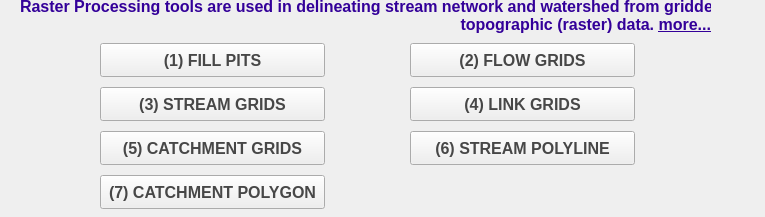
   <widget class="QWidget" name="PIHMgisToolBox_RasterProcessing">
    <property name="geometry">
     <rect>
      <x>0</x>
      <y>0</y>
      <width>765</width>
      <height>217</height>
     </rect>
    </property>
    <attribute name="label">
     <string>PIHMgis Toolset : : Raster Processing</string>
    </attribute>
    <widget class="QPushButton" name="pushButtonRasterProcessingFillPits">
     <property name="geometry">
      <rect>
       <x>100</x>
       <y>43</y>
       <width>225</width>
       <height>34</height>
      </rect>
     </property>
     <property name="palette">
      <palette>
       <active>
        <colorrole role="WindowText">
         <brush brushstyle="SolidPattern">
          <color alpha="255">
           <red>71</red>
           <green>71</green>
           <blue>71</blue>
          </color>
         </brush>
        </colorrole>
        <colorrole role="Text">
         <brush brushstyle="SolidPattern">
          <color alpha="255">
           <red>71</red>
           <green>71</green>
           <blue>71</blue>
          </color>
         </brush>
        </colorrole>
        <colorrole role="ButtonText">
         <brush brushstyle="SolidPattern">
          <color alpha="255">
           <red>71</red>
           <green>71</green>
           <blue>71</blue>
          </color>
         </brush>
        </colorrole>
       </active>
       <inactive>
        <colorrole role="WindowText">
         <brush brushstyle="SolidPattern">
          <color alpha="255">
           <red>71</red>
           <green>71</green>
           <blue>71</blue>
          </color>
         </brush>
        </colorrole>
        <colorrole role="Text">
         <brush brushstyle="SolidPattern">
          <color alpha="255">
           <red>71</red>
           <green>71</green>
           <blue>71</blue>
          </color>
         </brush>
        </colorrole>
        <colorrole role="ButtonText">
         <brush brushstyle="SolidPattern">
          <color alpha="255">
           <red>71</red>
           <green>71</green>
           <blue>71</blue>
          </color>
         </brush>
        </colorrole>
       </inactive>
       <disabled>
        <colorrole role="WindowText">
         <brush brushstyle="SolidPattern">
          <color alpha="255">
           <red>71</red>
           <green>71</green>
           <blue>71</blue>
          </color>
         </brush>
        </colorrole>
        <colorrole role="Text">
         <brush brushstyle="SolidPattern">
          <color alpha="255">
           <red>71</red>
           <green>71</green>
           <blue>71</blue>
          </color>
         </brush>
        </colorrole>
        <colorrole role="ButtonText">
         <brush brushstyle="SolidPattern">
          <color alpha="255">
           <red>71</red>
           <green>71</green>
           <blue>71</blue>
          </color>
         </brush>
        </colorrole>
       </disabled>
      </palette>
     </property>
     <property name="font">
      <font>
       <family>Lucida Grande</family>
       <pointsize>12</pointsize>
       <weight>75</weight>
       <bold>true</bold>
      </font>
     </property>
     <property name="styleSheet">
      <string notr="true">color: rgb(255, 51, 0);
color: rgb(71, 71, 71);</string>
     </property>
     <property name="locale">
      <locale language="English" country="UnitedStates"/>
     </property>
     <property name="text">
      <string>(1) FILL PITS</string>
     </property>
     <property name="autoDefault">
      <bool>false</bool>
     </property>
     <property name="default">
      <bool>false</bool>
     </property>
     <property name="flat">
      <bool>false</bool>
     </property>
    </widget>
    <widget class="QPushButton" name="pushButtonRasterProcessingFlowGrids">
     <property name="geometry">
      <rect>
       <x>410</x>
       <y>43</y>
       <width>225</width>
       <height>34</height>
      </rect>
     </property>
     <property name="palette">
      <palette>
       <active>
        <colorrole role="WindowText">
         <brush brushstyle="SolidPattern">
          <color alpha="255">
           <red>71</red>
           <green>71</green>
           <blue>71</blue>
          </color>
         </brush>
        </colorrole>
        <colorrole role="Text">
         <brush brushstyle="SolidPattern">
          <color alpha="255">
           <red>71</red>
           <green>71</green>
           <blue>71</blue>
          </color>
         </brush>
        </colorrole>
        <colorrole role="ButtonText">
         <brush brushstyle="SolidPattern">
          <color alpha="255">
           <red>71</red>
           <green>71</green>
           <blue>71</blue>
          </color>
         </brush>
        </colorrole>
       </active>
       <inactive>
        <colorrole role="WindowText">
         <brush brushstyle="SolidPattern">
          <color alpha="255">
           <red>71</red>
           <green>71</green>
           <blue>71</blue>
          </color>
         </brush>
        </colorrole>
        <colorrole role="Text">
         <brush brushstyle="SolidPattern">
          <color alpha="255">
           <red>71</red>
           <green>71</green>
           <blue>71</blue>
          </color>
         </brush>
        </colorrole>
        <colorrole role="ButtonText">
         <brush brushstyle="SolidPattern">
          <color alpha="255">
           <red>71</red>
           <green>71</green>
           <blue>71</blue>
          </color>
         </brush>
        </colorrole>
       </inactive>
       <disabled>
        <colorrole role="WindowText">
         <brush brushstyle="SolidPattern">
          <color alpha="255">
           <red>71</red>
           <green>71</green>
           <blue>71</blue>
          </color>
         </brush>
        </colorrole>
        <colorrole role="Text">
         <brush brushstyle="SolidPattern">
          <color alpha="255">
           <red>71</red>
           <green>71</green>
           <blue>71</blue>
          </color>
         </brush>
        </colorrole>
        <colorrole role="ButtonText">
         <brush brushstyle="SolidPattern">
          <color alpha="255">
           <red>71</red>
           <green>71</green>
           <blue>71</blue>
          </color>
         </brush>
        </colorrole>
       </disabled>
      </palette>
     </property>
     <property name="font">
      <font>
       <family>Lucida Grande</family>
       <pointsize>12</pointsize>
       <weight>75</weight>
       <bold>true</bold>
      </font>
     </property>
     <property name="styleSheet">
      <string notr="true">color: rgb(255, 51, 0);
color: rgb(71, 71, 71);</string>
     </property>
     <property name="locale">
      <locale language="English" country="UnitedStates"/>
     </property>
     <property name="text">
      <string>(2) FLOW GRIDS</string>
     </property>
     <property name="autoDefault">
      <bool>false</bool>
     </property>
     <property name="default">
      <bool>false</bool>
     </property>
     <property name="flat">
      <bool>false</bool>
     </property>
    </widget>
    <widget class="QPushButton" name="pushButtonRasterProcessingStreamGrids">
     <property name="geometry">
      <rect>
       <x>100</x>
       <y>87</y>
       <width>225</width>
       <height>34</height>
      </rect>
     </property>
     <property name="palette">
      <palette>
       <active>
        <colorrole role="WindowText">
         <brush brushstyle="SolidPattern">
          <color alpha="255">
           <red>71</red>
           <green>71</green>
           <blue>71</blue>
          </color>
         </brush>
        </colorrole>
        <colorrole role="Text">
         <brush brushstyle="SolidPattern">
          <color alpha="255">
           <red>71</red>
           <green>71</green>
           <blue>71</blue>
          </color>
         </brush>
        </colorrole>
        <colorrole role="ButtonText">
         <brush brushstyle="SolidPattern">
          <color alpha="255">
           <red>71</red>
           <green>71</green>
           <blue>71</blue>
          </color>
         </brush>
        </colorrole>
       </active>
       <inactive>
        <colorrole role="WindowText">
         <brush brushstyle="SolidPattern">
          <color alpha="255">
           <red>71</red>
           <green>71</green>
           <blue>71</blue>
          </color>
         </brush>
        </colorrole>
        <colorrole role="Text">
         <brush brushstyle="SolidPattern">
          <color alpha="255">
           <red>71</red>
           <green>71</green>
           <blue>71</blue>
          </color>
         </brush>
        </colorrole>
        <colorrole role="ButtonText">
         <brush brushstyle="SolidPattern">
          <color alpha="255">
           <red>71</red>
           <green>71</green>
           <blue>71</blue>
          </color>
         </brush>
        </colorrole>
       </inactive>
       <disabled>
        <colorrole role="WindowText">
         <brush brushstyle="SolidPattern">
          <color alpha="255">
           <red>71</red>
           <green>71</green>
           <blue>71</blue>
          </color>
         </brush>
        </colorrole>
        <colorrole role="Text">
         <brush brushstyle="SolidPattern">
          <color alpha="255">
           <red>71</red>
           <green>71</green>
           <blue>71</blue>
          </color>
         </brush>
        </colorrole>
        <colorrole role="ButtonText">
         <brush brushstyle="SolidPattern">
          <color alpha="255">
           <red>71</red>
           <green>71</green>
           <blue>71</blue>
          </color>
         </brush>
        </colorrole>
       </disabled>
      </palette>
     </property>
     <property name="font">
      <font>
       <family>Lucida Grande</family>
       <pointsize>12</pointsize>
       <weight>75</weight>
       <bold>true</bold>
      </font>
     </property>
     <property name="styleSheet">
      <string notr="true">color: rgb(255, 51, 0);
color: rgb(71, 71, 71);</string>
     </property>
     <property name="locale">
      <locale language="English" country="UnitedStates"/>
     </property>
     <property name="text">
      <string>(3) STREAM GRIDS</string>
     </property>
     <property name="autoDefault">
      <bool>false</bool>
     </property>
     <property name="default">
      <bool>false</bool>
     </property>
     <property name="flat">
      <bool>false</bool>
     </property>
    </widget>
    <widget class="QPushButton" name="pushButtonRasterProcessingLinkGrids">
     <property name="geometry">
      <rect>
       <x>410</x>
       <y>87</y>
       <width>225</width>
       <height>34</height>
      </rect>
     </property>
     <property name="palette">
      <palette>
       <active>
        <colorrole role="WindowText">
         <brush brushstyle="SolidPattern">
          <color alpha="255">
           <red>71</red>
           <green>71</green>
           <blue>71</blue>
          </color>
         </brush>
        </colorrole>
        <colorrole role="Text">
         <brush brushstyle="SolidPattern">
          <color alpha="255">
           <red>71</red>
           <green>71</green>
           <blue>71</blue>
          </color>
         </brush>
        </colorrole>
        <colorrole role="ButtonText">
         <brush brushstyle="SolidPattern">
          <color alpha="255">
           <red>71</red>
           <green>71</green>
           <blue>71</blue>
          </color>
         </brush>
        </colorrole>
       </active>
       <inactive>
        <colorrole role="WindowText">
         <brush brushstyle="SolidPattern">
          <color alpha="255">
           <red>71</red>
           <green>71</green>
           <blue>71</blue>
          </color>
         </brush>
        </colorrole>
        <colorrole role="Text">
         <brush brushstyle="SolidPattern">
          <color alpha="255">
           <red>71</red>
           <green>71</green>
           <blue>71</blue>
          </color>
         </brush>
        </colorrole>
        <colorrole role="ButtonText">
         <brush brushstyle="SolidPattern">
          <color alpha="255">
           <red>71</red>
           <green>71</green>
           <blue>71</blue>
          </color>
         </brush>
        </colorrole>
       </inactive>
       <disabled>
        <colorrole role="WindowText">
         <brush brushstyle="SolidPattern">
          <color alpha="255">
           <red>71</red>
           <green>71</green>
           <blue>71</blue>
          </color>
         </brush>
        </colorrole>
        <colorrole role="Text">
         <brush brushstyle="SolidPattern">
          <color alpha="255">
           <red>71</red>
           <green>71</green>
           <blue>71</blue>
          </color>
         </brush>
        </colorrole>
        <colorrole role="ButtonText">
         <brush brushstyle="SolidPattern">
          <color alpha="255">
           <red>71</red>
           <green>71</green>
           <blue>71</blue>
          </color>
         </brush>
        </colorrole>
       </disabled>
      </palette>
     </property>
     <property name="font">
      <font>
       <family>Lucida Grande</family>
       <pointsize>12</pointsize>
       <weight>75</weight>
       <bold>true</bold>
      </font>
     </property>
     <property name="styleSheet">
      <string notr="true">color: rgb(255, 51, 0);
color: rgb(71, 71, 71);</string>
     </property>
     <property name="locale">
      <locale language="English" country="UnitedStates"/>
     </property>
     <property name="text">
      <string>(4) LINK GRIDS</string>
     </property>
     <property name="autoDefault">
      <bool>false</bool>
     </property>
     <property name="default">
      <bool>false</bool>
     </property>
     <property name="flat">
      <bool>false</bool>
     </property>
    </widget>
    <widget class="QPushButton" name="pushButtonRasterProcessingCatchmentGrids">
     <property name="geometry">
      <rect>
       <x>100</x>
       <y>131</y>
       <width>225</width>
       <height>34</height>
      </rect>
     </property>
     <property name="palette">
      <palette>
       <active>
        <colorrole role="WindowText">
         <brush brushstyle="SolidPattern">
          <color alpha="255">
           <red>71</red>
           <green>71</green>
           <blue>71</blue>
          </color>
         </brush>
        </colorrole>
        <colorrole role="Text">
         <brush brushstyle="SolidPattern">
          <color alpha="255">
           <red>71</red>
           <green>71</green>
           <blue>71</blue>
          </color>
         </brush>
        </colorrole>
        <colorrole role="ButtonText">
         <brush brushstyle="SolidPattern">
          <color alpha="255">
           <red>71</red>
           <green>71</green>
           <blue>71</blue>
          </color>
         </brush>
        </colorrole>
       </active>
       <inactive>
        <colorrole role="WindowText">
         <brush brushstyle="SolidPattern">
          <color alpha="255">
           <red>71</red>
           <green>71</green>
           <blue>71</blue>
          </color>
         </brush>
        </colorrole>
        <colorrole role="Text">
         <brush brushstyle="SolidPattern">
          <color alpha="255">
           <red>71</red>
           <green>71</green>
           <blue>71</blue>
          </color>
         </brush>
        </colorrole>
        <colorrole role="ButtonText">
         <brush brushstyle="SolidPattern">
          <color alpha="255">
           <red>71</red>
           <green>71</green>
           <blue>71</blue>
          </color>
         </brush>
        </colorrole>
       </inactive>
       <disabled>
        <colorrole role="WindowText">
         <brush brushstyle="SolidPattern">
          <color alpha="255">
           <red>71</red>
           <green>71</green>
           <blue>71</blue>
          </color>
         </brush>
        </colorrole>
        <colorrole role="Text">
         <brush brushstyle="SolidPattern">
          <color alpha="255">
           <red>71</red>
           <green>71</green>
           <blue>71</blue>
          </color>
         </brush>
        </colorrole>
        <colorrole role="ButtonText">
         <brush brushstyle="SolidPattern">
          <color alpha="255">
           <red>71</red>
           <green>71</green>
           <blue>71</blue>
          </color>
         </brush>
        </colorrole>
       </disabled>
      </palette>
     </property>
     <property name="font">
      <font>
       <family>Lucida Grande</family>
       <pointsize>12</pointsize>
       <weight>75</weight>
       <bold>true</bold>
      </font>
     </property>
     <property name="styleSheet">
      <string notr="true">color: rgb(255, 51, 0);
color: rgb(71, 71, 71);</string>
     </property>
     <property name="locale">
      <locale language="English" country="UnitedStates"/>
     </property>
     <property name="text">
      <string>(5) CATCHMENT GRIDS</string>
     </property>
     <property name="autoDefault">
      <bool>false</bool>
     </property>
     <property name="default">
      <bool>false</bool>
     </property>
     <property name="flat">
      <bool>false</bool>
     </property>
    </widget>
    <widget class="QPushButton" name="pushButtonRasterProcessingStreamPolyline">
     <property name="geometry">
      <rect>
       <x>410</x>
       <y>131</y>
       <width>225</width>
       <height>34</height>
      </rect>
     </property>
     <property name="palette">
      <palette>
       <active>
        <colorrole role="WindowText">
         <brush brushstyle="SolidPattern">
          <color alpha="255">
           <red>71</red>
           <green>71</green>
           <blue>71</blue>
          </color>
         </brush>
        </colorrole>
        <colorrole role="Text">
         <brush brushstyle="SolidPattern">
          <color alpha="255">
           <red>71</red>
           <green>71</green>
           <blue>71</blue>
          </color>
         </brush>
        </colorrole>
        <colorrole role="ButtonText">
         <brush brushstyle="SolidPattern">
          <color alpha="255">
           <red>71</red>
           <green>71</green>
           <blue>71</blue>
          </color>
         </brush>
        </colorrole>
       </active>
       <inactive>
        <colorrole role="WindowText">
         <brush brushstyle="SolidPattern">
          <color alpha="255">
           <red>71</red>
           <green>71</green>
           <blue>71</blue>
          </color>
         </brush>
        </colorrole>
        <colorrole role="Text">
         <brush brushstyle="SolidPattern">
          <color alpha="255">
           <red>71</red>
           <green>71</green>
           <blue>71</blue>
          </color>
         </brush>
        </colorrole>
        <colorrole role="ButtonText">
         <brush brushstyle="SolidPattern">
          <color alpha="255">
           <red>71</red>
           <green>71</green>
           <blue>71</blue>
          </color>
         </brush>
        </colorrole>
       </inactive>
       <disabled>
        <colorrole role="WindowText">
         <brush brushstyle="SolidPattern">
          <color alpha="255">
           <red>71</red>
           <green>71</green>
           <blue>71</blue>
          </color>
         </brush>
        </colorrole>
        <colorrole role="Text">
         <brush brushstyle="SolidPattern">
          <color alpha="255">
           <red>71</red>
           <green>71</green>
           <blue>71</blue>
          </color>
         </brush>
        </colorrole>
        <colorrole role="ButtonText">
         <brush brushstyle="SolidPattern">
          <color alpha="255">
           <red>71</red>
           <green>71</green>
           <blue>71</blue>
          </color>
         </brush>
        </colorrole>
       </disabled>
      </palette>
     </property>
     <property name="font">
      <font>
       <family>Lucida Grande</family>
       <pointsize>12</pointsize>
       <weight>75</weight>
       <bold>true</bold>
      </font>
     </property>
     <property name="styleSheet">
      <string notr="true">color: rgb(255, 51, 0);
color: rgb(71, 71, 71);</string>
     </property>
     <property name="locale">
      <locale language="English" country="UnitedStates"/>
     </property>
     <property name="text">
      <string>(6) STREAM POLYLINE</string>
     </property>
     <property name="autoDefault">
      <bool>false</bool>
     </property>
     <property name="default">
      <bool>false</bool>
     </property>
     <property name="flat">
      <bool>false</bool>
     </property>
    </widget>
    <widget class="QPushButton" name="pushButtonRasterProcessingCatchmentPolygon">
     <property name="geometry">
      <rect>
       <x>100</x>
       <y>175</y>
       <width>225</width>
       <height>34</height>
      </rect>
     </property>
     <property name="palette">
      <palette>
       <active>
        <colorrole role="WindowText">
         <brush brushstyle="SolidPattern">
          <color alpha="255">
           <red>71</red>
           <green>71</green>
           <blue>71</blue>
          </color>
         </brush>
        </colorrole>
        <colorrole role="Text">
         <brush brushstyle="SolidPattern">
          <color alpha="255">
           <red>71</red>
           <green>71</green>
           <blue>71</blue>
          </color>
         </brush>
        </colorrole>
        <colorrole role="ButtonText">
         <brush brushstyle="SolidPattern">
          <color alpha="255">
           <red>71</red>
           <green>71</green>
           <blue>71</blue>
          </color>
         </brush>
        </colorrole>
       </active>
       <inactive>
        <colorrole role="WindowText">
         <brush brushstyle="SolidPattern">
          <color alpha="255">
           <red>71</red>
           <green>71</green>
           <blue>71</blue>
          </color>
         </brush>
        </colorrole>
        <colorrole role="Text">
         <brush brushstyle="SolidPattern">
          <color alpha="255">
           <red>71</red>
           <green>71</green>
           <blue>71</blue>
          </color>
         </brush>
        </colorrole>
        <colorrole role="ButtonText">
         <brush brushstyle="SolidPattern">
          <color alpha="255">
           <red>71</red>
           <green>71</green>
           <blue>71</blue>
          </color>
         </brush>
        </colorrole>
       </inactive>
       <disabled>
        <colorrole role="WindowText">
         <brush brushstyle="SolidPattern">
          <color alpha="255">
           <red>71</red>
           <green>71</green>
           <blue>71</blue>
          </color>
         </brush>
        </colorrole>
        <colorrole role="Text">
         <brush brushstyle="SolidPattern">
          <color alpha="255">
           <red>71</red>
           <green>71</green>
           <blue>71</blue>
          </color>
         </brush>
        </colorrole>
        <colorrole role="ButtonText">
         <brush brushstyle="SolidPattern">
          <color alpha="255">
           <red>71</red>
           <green>71</green>
           <blue>71</blue>
          </color>
         </brush>
        </colorrole>
       </disabled>
      </palette>
     </property>
     <property name="font">
      <font>
       <family>Lucida Grande</family>
       <pointsize>12</pointsize>
       <weight>75</weight>
       <bold>true</bold>
      </font>
     </property>
     <property name="styleSheet">
      <string notr="true">color: rgb(255, 51, 0);
color: rgb(71, 71, 71);</string>
     </property>
     <property name="locale">
      <locale language="English" country="UnitedStates"/>
     </property>
     <property name="text">
      <string>(7) CATCHMENT POLYGON</string>
     </property>
     <property name="autoDefault">
      <bool>false</bool>
     </property>
     <property name="default">
      <bool>false</bool>
     </property>
     <property name="flat">
      <bool>false</bool>
     </property>
    </widget>
    <widget class="QLabel" name="label_9">
     <property name="geometry">
      <rect>
       <x>20</x>
       <y>-5</y>
       <width>691</width>
       <height>41</height>
      </rect>
     </property>
     <property name="font">
      <font>
       <pointsize>14</pointsize>
       <weight>50</weight>
       <bold>false</bold>
      </font>
     </property>
     <property name="styleSheet">
      <string notr="true">color: rgb(204, 51, 0);</string>
     </property>
     <property name="text">
      <string>&lt;html&gt;&lt;head/&gt;&lt;body&gt;&lt;p align=&quot;right&quot;&gt;&lt;span style=&quot; font-size:12pt; font-weight:600; color:#330099;&quot;&gt;Raster Processing tools are used in delineating stream network and watershed from gridded &lt;br/&gt;topographic (raster) data. &lt;/span&gt;&lt;a href=&quot;http://cataract.cee.psu.edu/PIHM/index.php/PIHMgis_3.0#Raster_Processing&quot;&gt;&lt;span style=&quot; font-size:12pt; font-weight:600; text-decoration: underline; color:#330099;&quot;&gt;more...&lt;/span&gt;&lt;/a&gt;&lt;/p&gt;&lt;/body&gt;&lt;/html&gt;</string>
     </property>
     <property name="openExternalLinks">
      <bool>true</bool>
     </property>
    </widget>
   </widget>
